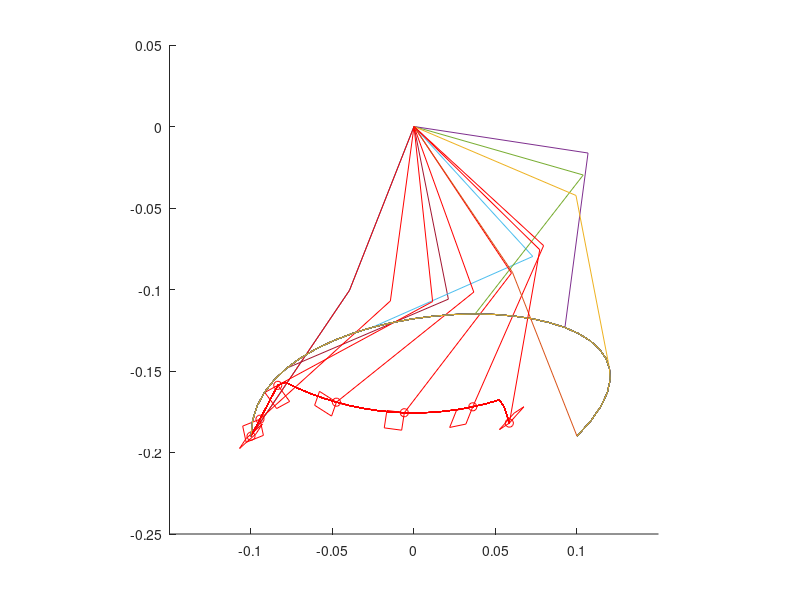

Here is the MATLAB script that generated this plot:
clear;
clf;

%parameter
height = 0.19 % (m)
stroke = 0.20 % (m)
motor_velocity = 4.81; % (rad/s) 46rpm
l1 = 0.108; % (m) length of link
l2 = 0.108;
ratio = 0.05; % display
P = [0, 0; 0, 0.1; 0.3, 0.1; stroke, 0.0];
period = 0.30; % (s)

%parameter low
%stroke = 0.10 % (m)
%P = [0, 0; 0, 0.06; 0.17, 0.06; stroke, 0.0];

function [t1, t2] = inverse_kinematics(x, y, l1, l2)
  l = sqrt(x^2+y^2);
  t1 = t2 = 0;
  if (l <= (l1+l2))
    t1 = atan2(y,x) + acos((l1^2+l^2-l2^2)/(2*l2*l));
    t2 = pi + acos((l1^2+l2^2-l^2)/(2*l1*l2)) + t1;
  endif
endfunction

function [x, y] = bezier(P, t)
  B =[(1-t)^3, 3*t*(1-t)^2, 3*t^2*(1-t), t^3];
  X = B * P;
  x = X(1);
  y = X(2);
endfunction

function [xd, yd] = bezier_d(P, t)
  Bd =[-3*(1-t)^2, 3*(1-t)^2-6*t*(1-t), 6*t*(1-t)-3*t^2, 3*t^2];
  Xd = Bd * P;
  xd = Xd(1);
  yd = Xd(2);
endfunction

xr = -stroke/2;
yr = -height;
[t1r, t2r] = inverse_kinematics(xr, yr, l1, l2);

i = 0;
dt = 0.01;
for t = 0.0: dt/period: period/period
  [xt, yt] = bezier(P, t);
  x = xt - stroke/2;
  y = yt - height;

  [t1, t2] = inverse_kinematics(x, y, l1, l2);
  
  t1r = t1r + max([min([t1 - t1r, motor_velocity * dt]), -motor_velocity * dt]);
  w1r = -max([min([(t1 - t1r) / dt, motor_velocity]), -motor_velocity])/motor_velocity;
  t2r = t2r + max([min([t2 - t2r, motor_velocity * dt]), -motor_velocity * dt]);
  w2r = -max([min([(t2 - t2r) / dt, motor_velocity]), -motor_velocity])/motor_velocity;
  tor = [w1r-1 w1r-1 w1r+1 w1r+1 w1r-1; w2r-1 w2r+1 w2r+1 w2r-1 w2r-1];

  if (t1 != 0 || t2 != 0)
    i = i + 1;
    x1 = l1 * cos(t1);
    y1 = l1 * sin(t1);
    x2 = l1 * cos(t2) + x1;
    y2 = l1 * sin(t2) + y1;
    arm_x(i,:) = [0 x1 x2];
    arm_y(i,:) = [0 y1 y2];
    xdp(i) = x2;
    ydp(i) = y2;
    x1r = l1 * cos(t1r);
    y1r = l1 * sin(t1r);
    x2r = l2 * cos(t2r) + x1r;
    y2r = l2 * sin(t2r) + y1r;
    arm_xr(i,:) = [0 x1r x2r];
    arm_yr(i,:) = [0 y1r y2r];
    xdpr(i) = x2r;
    ydpr(i) = y2r;
    jaco = [-l1*sin(t1) -l2*sin(t2); l1*cos(t1) l2*cos(t2)];
	m = jaco' * tor;
	mx(i,:) = m(1,:) * ratio + x2r;
	my(i,:) = m(2,:) * ratio + y2r;
    px(i) = x2r;
    py(i) = y2r;
  endif
endfor

hold on;
axis([-0.15,0.15,-0.25,0.05],"square");
for n = 1:i
  if (mod(n - 1, 5) == 0)
    plot(arm_x(n,:), arm_y(n,:));
    plot(arm_xr(n,:), arm_yr(n,:), "r");
    plot(mx(n,:), my(n,:), "r");
    plot(px(n), py(n), ".or");
  endif
  plot(xdp, ydp);
  plot(xdpr, ydpr, "r");
end
hold off;

